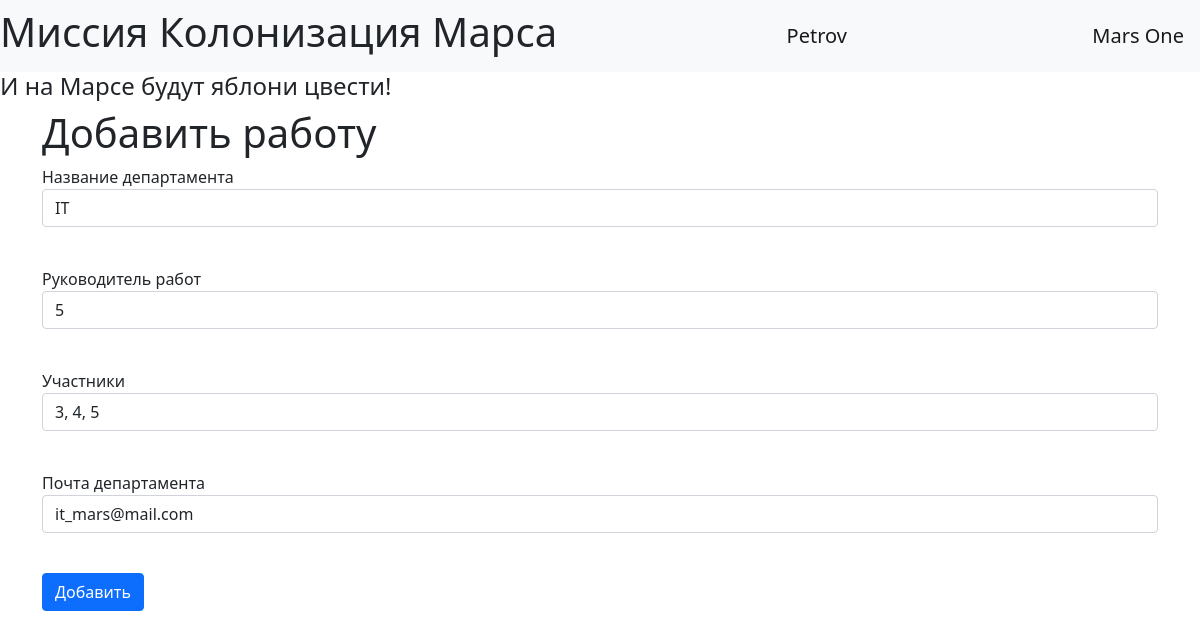
Page /edit_department/2 (signed in) on the committed database.
### data/users.py (models this page shows, shortened)
class User(SqlAlchemyBase, UserMixin):
    __tablename__ = "users"
    id = sqlalchemy.Column(sqlalchemy.Integer, primary_key=True, autoincrement=True)
    name = sqlalchemy.Column(sqlalchemy.String, nullable=True)
    surname = sqlalchemy.Column(sqlalchemy.String, nullable=True)
    age = sqlalchemy.Column(sqlalchemy.Integer, nullable=True)
    position = sqlalchemy.Column(sqlalchemy.String, nullable=True)
    speciality = sqlalchemy.Column(sqlalchemy.String, nullable=True)
    address = sqlalchemy.Column(sqlalchemy.String, nullable=True)
    email = sqlalchemy.Column(sqlalchemy.String, unique=True, nullable=True)
    hashed_password = sqlalchemy.Column(sqlalchemy.String, nullable=True)
    modified_date = sqlalchemy.Column(sqlalchemy.DateTime, default=datetime.datetime.now)
    news = orm.relation("Jobs", back_populates='team_leader')

### data/departments.py (models this page shows)
class Department(SqlAlchemyBase):
    __tablename__ = "departments"
    id = sqlalchemy.Column(sqlalchemy.Integer, primary_key=True, autoincrement=True)
    title = sqlalchemy.Column(sqlalchemy.String, nullable=True)
    chief_id = sqlalchemy.Column(sqlalchemy.Integer, sqlalchemy.ForeignKey("users.id"))
    chief = orm.relation('User')
    members = sqlalchemy.Column(sqlalchemy.String, nullable=True)
    email = sqlalchemy.Column(sqlalchemy.String, nullable=True)

### app.py (the view, shortened to what this page needs)
@app.route('/edit_department/<department_id>', methods=['GET', 'POST'])
@login_required
def edit_department(department_id):
    session = db_session.create_session()
    departments = session.query(Department).all()
    add_department_form = AddDepartmentForm()
    current_department = session.query(Department).filter(Department.id == int(department_id)).first()
    if current_user.id == 1 or current_user.id == current_department.chief_id:
        return render_template('edit_department.html', form=add_department_form, current_department=current_department)
    return render_template('department_list.html', departments=departments, message='Вы не имеете достаточно прав')

### forms/add_department.py
class AddDepartmentForm(FlaskForm):
    title = StringField('Название департамента', validators=[DataRequired()])
    team_leader_id = IntegerField('Руководитель работ', validators=[DataRequired()])
    members = StringField('Участники', validators=[DataRequired()])
    email = EmailField('Почта департамента', validators=[DataRequired()])
    submit = SubmitField('Добавить')

### app.py (called while the page is built)
@login_manager.user_loader
def load_user(user_id):
    session = db_session.create_session()
    return session.query(User).get(user_id)

### data/db_session.py (called while the page is built)
def create_session() -> Session:
    global __factory
    return __factory()

### templates/edit_department.html (shortened to what this page needs)
{% extends "base.html" %}
{% block content %}
<h1>Добавить работу</h1>
<form action="" method="post">
    <p>
        {{ form.title.label }}<br>
        {{ form.title(class="form-control", value=current_department.title) }}<br>
    </p>
    <p>
        {{ form.team_leader_id.label }}<br>
        {{ form.team_leader_id(class="form-control", value=current_department.chief_id) }}<br>
    </p>
    <p>
        {{ form.members.label }}<br>
        {{ form.members(class="form-control", value=current_department.members) }}<br>
    </p>
    <p>
        {{ form.email.label }}<br>
        {{ form.email(class="form-control", value=current_department.email) }}<br>
    </p>
    <p>{{ form.submit(type="submit", class="btn btn-primary")}}</p>
</form>
{% endblock %}

### templates/base.html (shortened to what this page needs)
<!doctype html>
<html lang="ru">
  <head>
      <link href="https://cdn.jsdelivr.net/npm/bootstrap@5.1.3/dist/css/bootstrap.min.css" rel="stylesheet">
  </head>
  <body>
    <nav class="navbar navbar-light bg-light">
        <h1>Миссия Колонизация Марса</h1>
        {% if current_user.is_authenticated %}
          <a class="navbar-brand" href="/logout">{{ current_user.name }}</a>
        {% else %}
          <p>
              <a class="btn btn-primary " href="/register">Зарегистрироваться</a>
              <a class="btn btn-success" href="/login">Войти</a>
          </p>
        {% endif %}
        <a href="/" class="navbar-brand">Mars One</a>
    </nav>
    <h4>И на Марсе будут яблони цвести!</h4>
    <main role="main" class="container">
      {% block content %}{% endblock %}
    </main>
  </body>
</html>

### rows in the picture
User: name "Petrov"
Department: title "IT", members "3, 4, 5", email "it_mars@mail.com"
